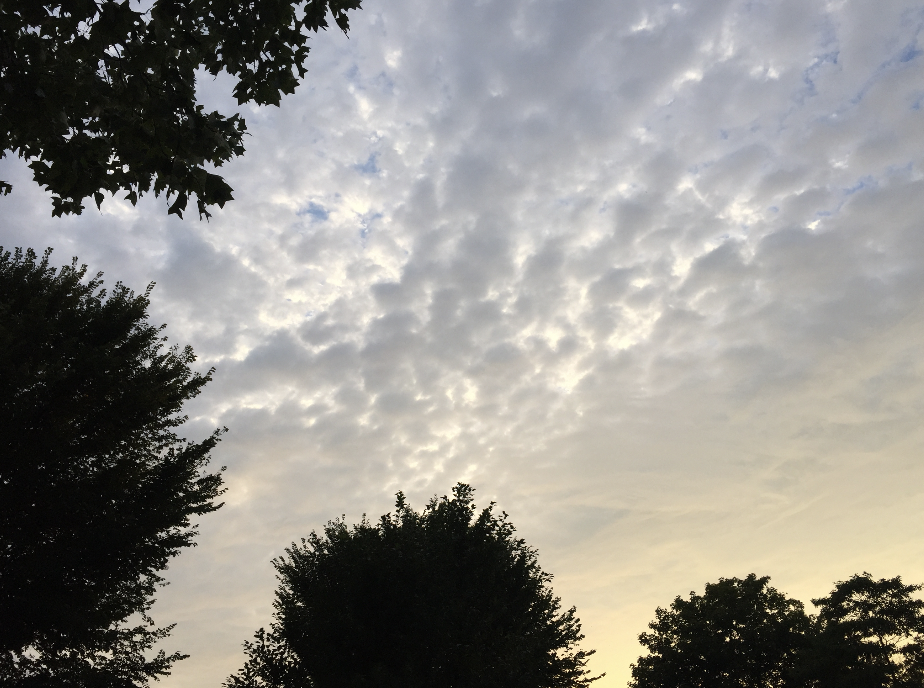
#> input picture Hw1/Assignment/HW1-Spring2021/images/Q1.png, 924 x 688 px, found by its file name
$ jupyter execute --allow-errors HW1.ipynb
#> lines starting #> are read from the running program, lines starting #| are printed output that depends on the picture; after the words box and inside, x2 and y2 are one past the last pixel; in counts of white or black regions, pixels touching at a corner belong together
# $\;\;\;\;\;\;\;\;\;\;\;\;\;\;\;\;\;\;\;\;\;\;\;\;\;\;\;\;\;\;\;$ <i>HW 1</i>


<i><b>CS484 - CS555 Introduction to Computer Vision

>Dr. Sedat OZER

>Submission Deadline:</b>  23:55, February 28th, 2021  - After  that  time, late submissions will receieve 25% penalty per additional day!

><b>TA e-mails:</b>
>> Akif: akif.ozkanoglu@bilkent.edu.tr

><b>Submission link:</b> (Submit your HW through this link:)  https://forms.gle/o2yEBmaseok1eGbk9 <i/>

__________________________________________________________________________________________

# Running your code on Google Colab
*  It is strongly advised that you first go through the links below and familiarize yourself with the Colab environment.

* You should first load this HW file (HW1.ipynb) on Google Colab ( https://colab.research.google.com ) and run it on Google Colab which acts as a remote server since we will also test your code on Colab. Then go through the links below to get a better understanding of Colab environment.
* Note that you can run this file on your local jupyter notebook as well, however, we will test your submissions on Google Colab and your code and submitted notebook is expected to run on Google Colab. It is student's responsibility to make sure that his/her submitted file will run on Colab without any error.

Useful links (You should go through the links below to get introductory material for Colab and image processing with Python):

* https://web.eecs.umich.edu/~justincj/teaching/eecs498/FA2020/colab.html

* https://colab.research.google.com/github/cs231n/cs231n.github.io/blob/master/python-colab.ipynb

* https://colab.research.google.com/drive/1b8pVMMoR37a3b9ICo8TMqMLVD-WvbzTk

* There are many Colab tutorials available on Youtube. Here is a short video: https://www.youtube.com/watch?v=inN8seMm7UI and another video: https://www.youtube.com/watch?v=i-HnvsehuSw

#### __Instructions and Notes on Answering Your Homework__

* Save a copy of your own HW1.ipynb file locally and save that file in the following format: ***FullName_StudentID_HW1.ipynb***, where FullName is your name and surname respectively, and StudentID is your student ID number. Then you can upload that file on Colab.
* Use the submission link (see above for the link) to submit your solutions.
Email your solution to the TA ( akif.ozkanoglu@bilkent.edu.tr ) with the email subject: ***FullName_CS484CS555_HW1***; in which ***FullName*** is your name and surname. Your file(s) need to be compressed as a single ***zip*** file containing both your .ipynb file (including your saved results).
* You will be graded for your <b>implementation</b>, <b>results</b> and also for a <b>brief explanation</b> of your answer, if asked.
* An implementation that is not generating the correct result, may not receive any credit. To get full credit for a question, you need to follow all the instructions given for that question and provide all the required discussions and results correctly.
* We will run your code on Colab. Make sure that your code runs without any  error on Colab.
* All submissions must have your own code/implementation. To get ideas, you can discuss with your friends. But, your submission needs to be your own work.
* Cheating will be punished as described on the course website.
* In questions 2, 3, 4, 5 and 6 you need to use grayscale versions of the given images as input (a given RGB image must be converted into a grayscale image first).
* SUBMIT  YOUR SOLUTIONS (your new .ipynb file) as a zip file (as described above) at: https://forms.gle/o2yEBmaseok1eGbk9
*  Late submissions will receive %25 per day passing the submission deadline.

#### __Question 1 - Warm up - Read, save and show images__ (5 points)

OpenCV is a big and well-known library containing a large set of Computer Vision and Image Processing related functions. In this part of the assignment, you will learn to apply some basic functions of opencv on images.
* First read the `Q1.png` and then, reduce its size by dividing its height and width by 3 and display that new resized image (with figure name 'resized image'). You need to save your resized image as `img01_1.jpg`.

* Next, convert your original input image (`Q1.png`) into grayscale and do the same operations (with figure name 'gray and resized image') on the grayscale image and display it.

For loading an image on Colab - you can check the following two sites to get ideas:
* https://datascience.stackexchange.com/questions/29480/uploading-images-folder-from-my-system-into-google-colab
*  https://towardsdatascience.com/the-2-step-guide-to-upload-images-in-google-colab-b51348e882e4

[cell 1]
#implement and run your python code for Question 1 in this box (here).

# You can use the sample code snippet below as a STARTING POINT!
# (Feel free to edit or delete the code snippet below!)
import cv2 as cv
import matplotlib.pylab as plt
from google.colab import drive
from google.colab.patches import cv2_imshow

drive.mount('/content/drive', force_remount=True)
# Note: Check the path of the HW1 files first, AFTER uploading them on your own google drive
# and replace the path below with the actual one on your own google drive, if it differs.
image = cv.imread('/content/drive/My Drive/CS484-CS555/HW1-Spring2021/images/Q1.png')
#> image is the input picture: shape (688, 924, 3); mean B, G, R 133.9, 138.6, 140.6
image = cv.resize(image, (500, 300))
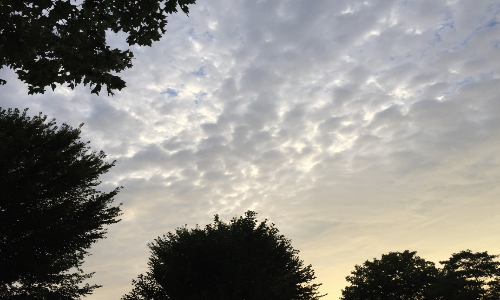
#> image: shape (300, 500, 3); mean B, G, R 133.8, 138.5, 140.4
cv2_imshow(image)

#### __Question 2 - Image histogram__ (10 points)

In this part, you will compute and display the histogram of a grayscale image. A histogram is a graph that shows the total number of pixels for each intensity value of an image. It gives you an idea about the intensity distribution of a given image.

* Compute and plot the histogram of the following images: `Q1.png`, `Q2.png`, `Q2_2.png`

Then compare and **discuss** your results in the text box that was given below the code box.
* You must implement the histogram computing part yourself; you can not use any libraries' built-in function to compute the histogram.

[cell 2]
##put and run your code for Question 2 here

# first read the images: Q1.png, Q2.png and Q2_2.png

#calculate and plot the histogram of each image (with titles Q1, Q2, Q2_2 respectively), and display their histograms.


# You can use the sample code below to COMPARE your own implementation of histogram
#____________________
im02 = cv.imread('/content/drive/My Drive/CS484-CS555/HW1-Spring2021/images/Q1.png')
im03 = cv.imread('/content/drive/My Drive/CS484-CS555/HW1-Spring2021/images/Q2.png')
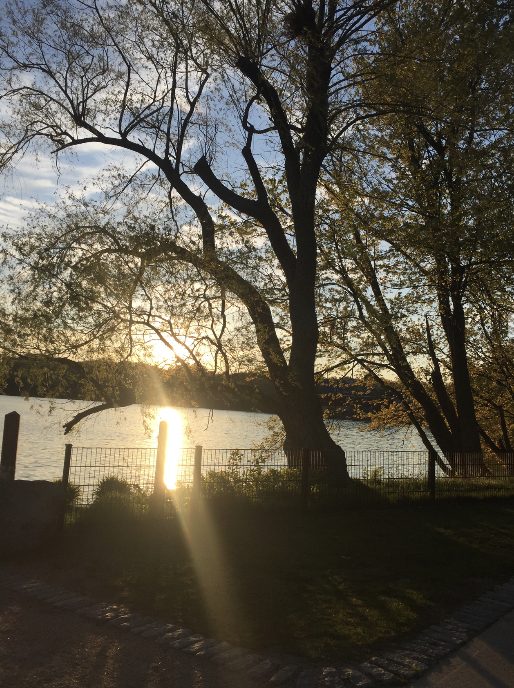
#> input picture Hw1/Assignment/HW1-Spring2021/images/Q2.png, 514 x 688 px, found by its file name
#> im03 is the input picture: shape (688, 514, 3); mean B, G, R 71.1, 83.6, 89
im04 = cv.imread('/content/drive/My Drive/CS484-CS555/HW1-Spring2021/images/Q2_2.png')
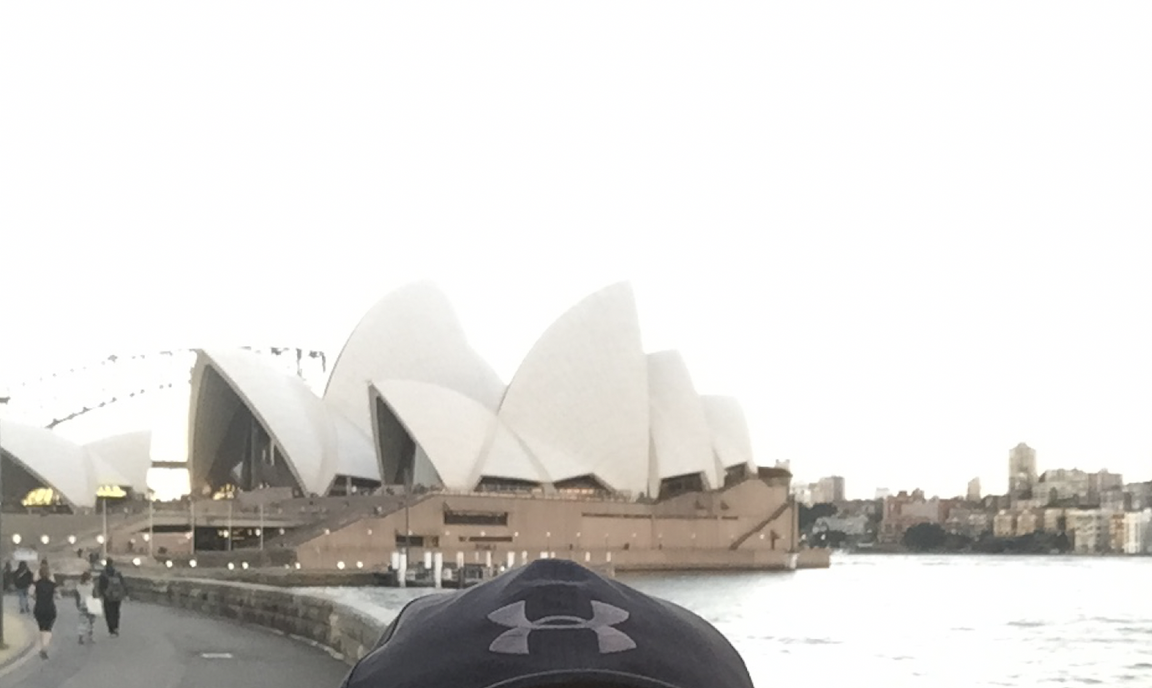
#> input picture Hw1/Assignment/HW1-Spring2021/images/Q2_2.png, 1152 x 688 px, found by its file name
#> im04 is the input picture: shape (688, 1152, 3); mean B, G, R 214.9, 217.6, 219.4

im02_gray = cv.cvtColor(im02, cv.COLOR_BGR2GRAY)
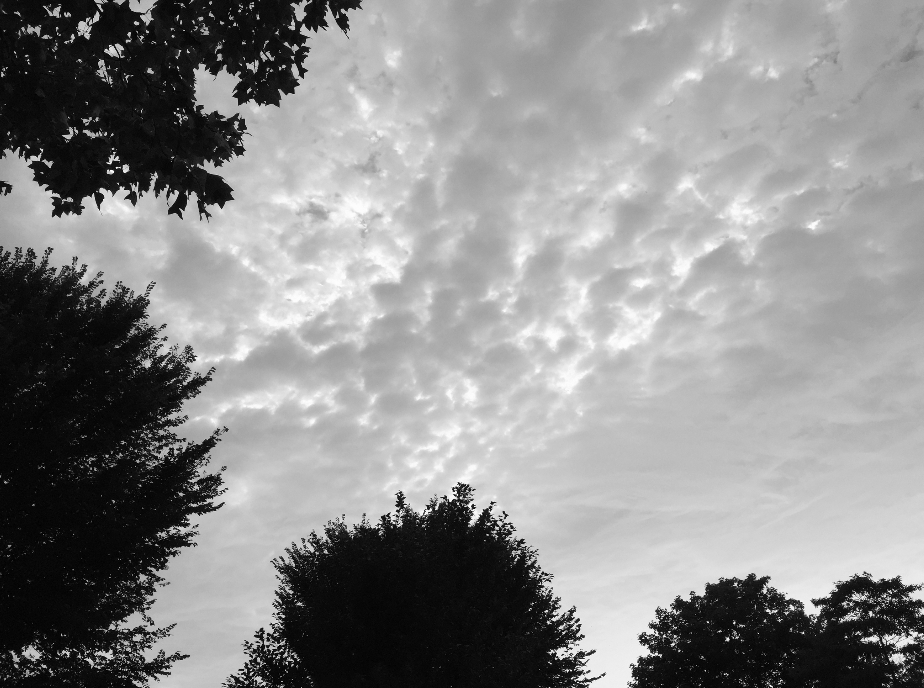
#> im02_gray: shape (688, 924); min 0, max 253, mean 138.6
im03_gray = cv.cvtColor(im03, cv.COLOR_BGR2GRAY)
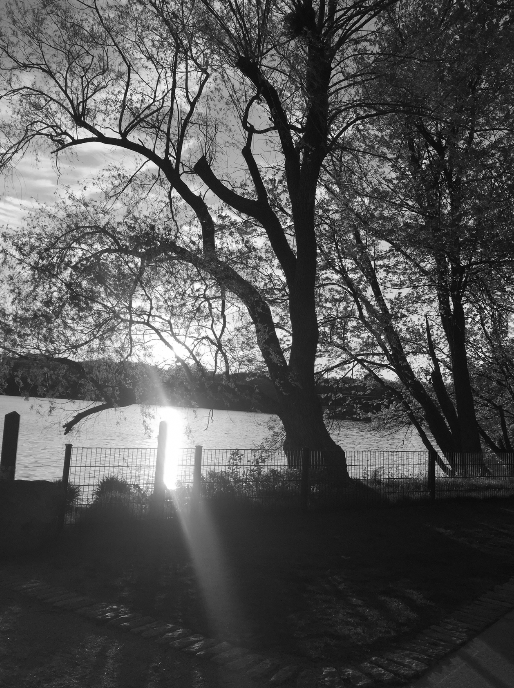
#> im03_gray: shape (688, 514); min 4, max 255, mean 83.8
im04_gray = cv.cvtColor(im04, cv.COLOR_BGR2GRAY)

plt.figure(figsize=([15, 5]))

plt.subplot(131), plt.hist(im02_gray.ravel(),bins = 256, range = [0,256])
plt.subplot(132), plt.hist(im03_gray.ravel(),bins = 256, range = [0,256])
plt.subplot(133), plt.hist(im04_gray.ravel(),bins = 256, range = [0,256])
plt.show()
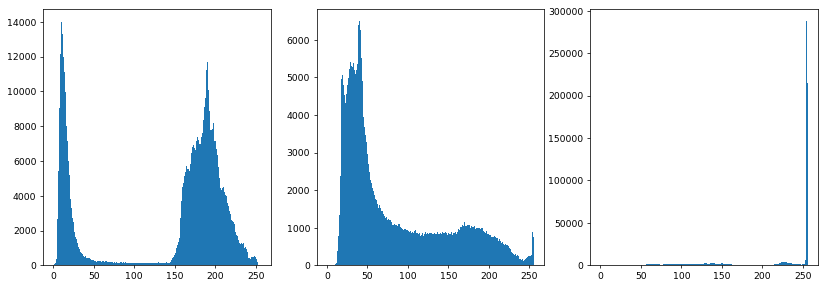
#> figure drawn by matplotlib, 3 panels; panel 1: tallest bar 14055 high, from x = 9 to 10; panel 2: tallest bar 6501 high, from x = 40 to 41; panel 3: tallest bar 288012 high, from x = 254 to 255

#### In this cell (in this text box), show and compare all three histograms. Discuss the difference(s) between dark and bright images in terms of histogram.

--Double click on this text and discuss your results by typing HERE (in this box) --

#### __Question 3 - Histogram equalization Part A__ (15 points)

* In this part, you will implement histogram equalization (for a grayscale image) to enhance the contrast in an image. Histogram equalization distributes the existing intensities on an image to a larger range so that all intensity values are used, as much as possible. Use images: `Q2.png` and `Q2_2.png` for this question.

* Based on the results you obtain, discuss whether it is a good idea to use histogram equalization on all images in general.

* You can not use openCV's (or any other libraries') built-in function to equalize histograms; you need to implement the histogram equalization part by yourself here. Also, you are not allowed to compute the histogram using built-in histogram functions either. You need to use your own implemantation of histogram computing from the previous question.

Helpful sites:
* https://en.wikipedia.org/wiki/Histogram_equalization
* https://www.math.uci.edu/icamp/courses/math77c/demos/hist_eq.pdf
* http://www.sci.utah.edu/~acoste/uou/Image/project1/Arthur_COSTE_Project_1_report.html#equalization

[cell 3]
# implement and run your code for Question 3a below


# display the original grayscale image and the result with titles "original grayscale image", "equalized image" respectively
# display them in subplots, in which the first subplot is original image,
# second subplot is the result after applyiny histogram equalization.
#_____________________________
im2 = cv.imread('/content/drive/My Drive/CS484-CS555/HW1-Spring2021/images/Q2.png')
im3 = cv.imread('/content/drive/My Drive/CS484-CS555/HW1-Spring2021/images/Q2_2.png')


# Show both images and their histogram equalized versions below

Discuss here if histogram equalization seems like a good solution for any and all types of images (based on the results you see from the given two images).

#### __Question 3 - Histogram equalization Part B__ (5 points)

1. In this part, you will compute the histogram equalization again on the same images that you used in the previous part (`Q2.png`, `Q2_2.png`). The only difference is that, this time, you are allowed to use OpenCV's built-in histogram equalization function.

2. After you apply the histogram equalization on both images, compare your results with the results obtained in the previous question (Question 3a).

* Use subplots for showing the four results together. The first subplot is the result image from part "a" for image `Q2.png` with title 'Q2 equalized'. The second subplot is the result from part "a" for image `Q2_2.png` with title 'Q2_2 equalized'. The third subplot is the result image from part "b" for image `Q2.png` with title 'Q2 equalized OpenCV'. The fourth subplot is the result image from part "b" for image `Q2_2.png` with title 'Q2_2 equalized OpenCV'.

* Also, plot the histogram of `Q2_2.png` before applying histogram equalization and the histogram of resulting image after applying histogram equalization on the same image. Show both histograms side by side in a single Figure.

Helpful sites:
* https://opencv-python-tutroals.readthedocs.io/en/latest/py_tutorials/py_imgproc/py_histograms/py_histogram_equalization/py_histogram_equalization.html

[cell 4]
# put and run your code for Question 3b here

#### __Question 4 - Otsu's thresholding__ (15 points)

* Implement automated thresholding by Otsu’s Method. You must use your own implementation and avoid using any image processing libraries (except for reading and plotting images). Your function declaration should take a grayscale image (a 2D matrix) as an input and produce a binary image (also a 2D matrix) of the same dimensions as in the input image. Use the format below:

` binary_image = otsu_threshold(source_image)`

* Separate the background from the foreground using your implementation of Otsu’s algorithm. Show the binary mask and the original input image side by side. Test your results on both `Q2.png` and `Q2_2.png` files. Discuss your results, are they always perfect? Why so, why not?

* Use image: `Q1.png` and after applying Otsu's thresholding on the image,  **show only the clouds** by removing the content of tree from the image (i.e., do not show the actual pixels that belog to a tree). (All the pixels that belong to a tree can be artificially colored with a fix color value).

Useful links:

* https://en.wikipedia.org/wiki/Otsu%27s_method
* http://www.labbookpages.co.uk/software/imgProc/otsuThreshold.html
* https://opencv-python-tutroals.readthedocs.io/en/latest/py_tutorials/py_imgproc/py_thresholding/py_thresholding.html

[cell 5]
# implement your function below.


# See the OpenCV sample below that computes and compares three different thresholding technique on the same input image.
# This code example uses OpenCV's built-in functions. HOWEVER, you need to implement OTSU's technique by yourself.
# the first thresholding below is the standard thresholding technique where we enter the threshold values manually,
# the second thresholding below is the OTSU's technique.
# Change the image path according to your own Google drive structure!
img = cv.imread('/content/drive/My Drive/CS484-CS555/HW1-Spring2021/images/Q1.png')
img = cv.cvtColor(img, cv.COLOR_BGR2GRAY)
# global thresholding
ret1,th1 = cv.threshold(img,10,255,cv.THRESH_BINARY)
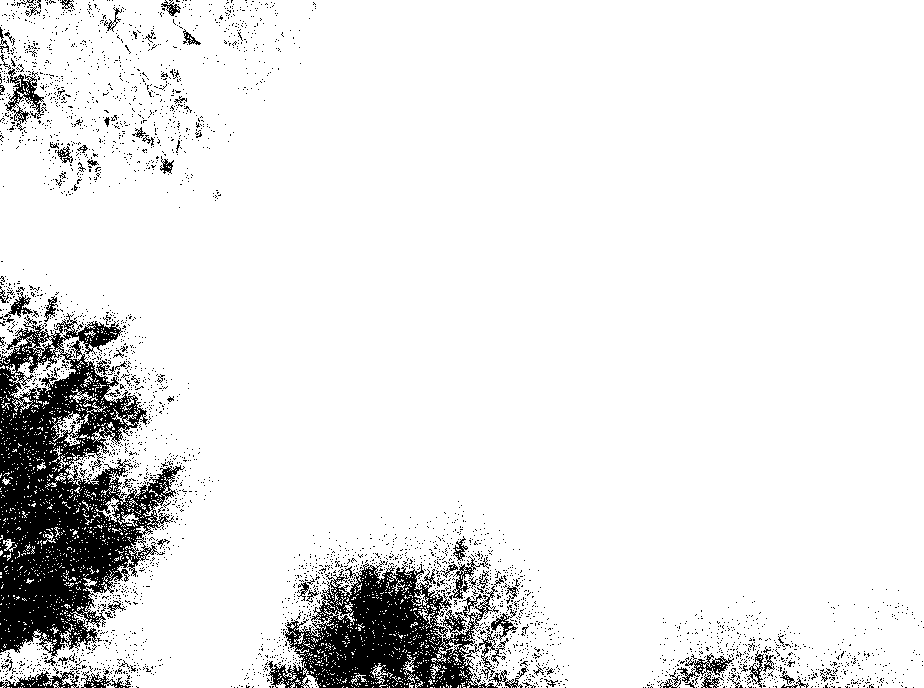
#> th1: shape (688, 924); 90.7% white; 3445 black regions (3365 under 20 px), largest, box (x1, y1, x2, y2) and area: (0, 313, 185, 657) 30152, (268, 560, 527, 688) 14786, (5, 68, 47, 131) 773

# Otsu's thresholding
ret2,th2 = cv.threshold(img,0,255,cv.THRESH_BINARY+cv.THRESH_OTSU)
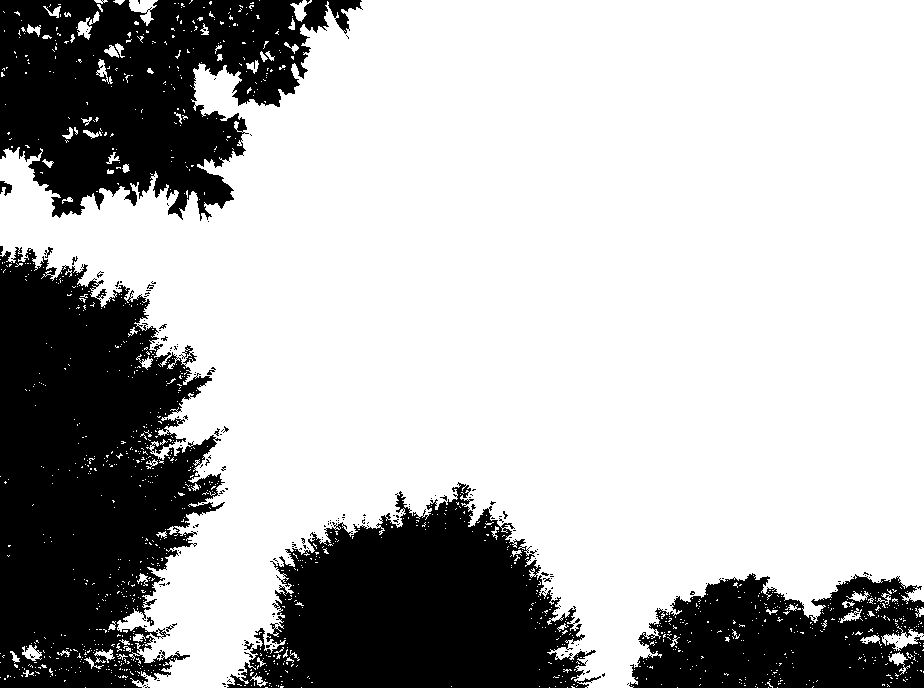
#> th2: shape (688, 924); 70.6% white; 195 black regions (182 under 20 px), largest, box (x1, y1, x2, y2) and area: (0, 247, 225, 688) 67735, (0, 0, 363, 221) 47835, (227, 482, 601, 688) 45614
#> ret2 = 103


# plot all the images and their histograms
images = [img, 0, th1,
          img, 0, th2]
titles = ['Original Image','Histogram','Manuel Thresholding',
          'Original Image','Histogram',"Otsu's Thresholding"]

plt.imshow(th1,'gray')

for i in [0,1]:
    plt.subplot(3,3,i*3+1),plt.imshow(images[i*3],'gray')
    plt.title(titles[i*3]), plt.xticks([]), plt.yticks([])
    plt.subplot(3,3,i*3+2),plt.hist(images[i*3].ravel(),256)
    plt.title(titles[i*3+1]), plt.xticks([]), plt.yticks([])
    plt.subplot(3,3,i*3+3),plt.imshow(images[i*3+2],'gray')
    plt.title(titles[i*3+2]), plt.xticks([]), plt.yticks([])
plt.show()

#Now lets show the result obtained with Otsu's technique in a larger frame.
height, width = th2.shape[:2]
#> height = 688; width = 924
th2 = cv.resize(th2, (int(width/4), int(height/4)))
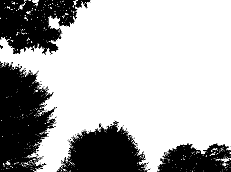
#> th2: shape (172, 231); min 0, max 255, mean 179.8
cv2_imshow(th2)
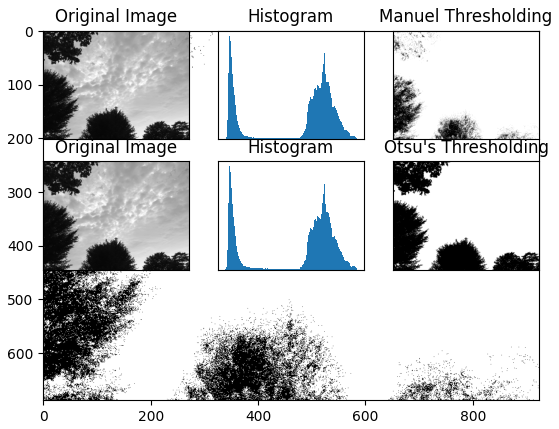
#> figure drawn by matplotlib, 7 panels
